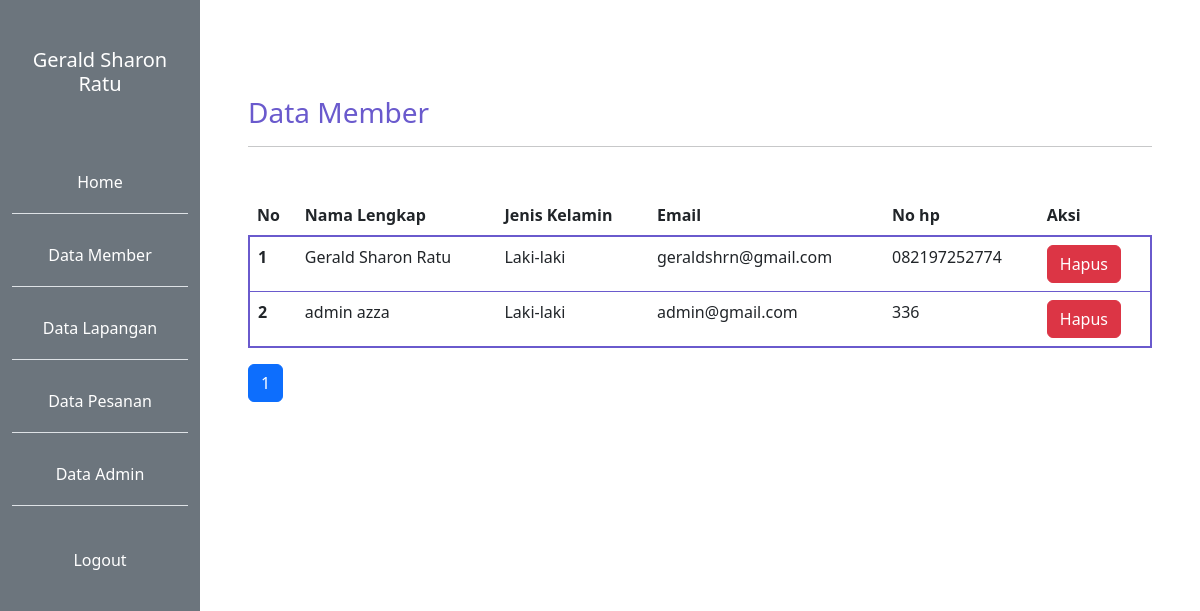
Screenshot of /admin/member.php (signed in) with the database file from the repository.
### tables this page shows
CREATE TABLE `user` (
  `id_user` int(11) NOT NULL,
  `email` varchar(50) NOT NULL,
  `password` varchar(32) NOT NULL,
  `no_handphone` varchar(20) NOT NULL,
  `jenis_kelamin` varchar(10) NOT NULL,
  `nama_lengkap` varchar(60) NOT NULL,
  `alamat` text NOT NULL,
  `foto` text NOT NULL
);

### functions.php (called while the page is built, shortened)
<?php
$conn = mysqli_connect("localhost", "root", "", "dbfutsal");
function query($query)
{
  global $conn;
  $result = mysqli_query($conn, $query);
  $rows = [];
  while ($row = mysqli_fetch_assoc($result)) {
    $rows[] = $row;
  }
  return $rows;
}

### admin/member.php (the view, shortened to what this page needs)
<?php
require "../functions.php";
$jmlHalamanPerData = 5;
$jumlahData = count(query("SELECT * FROM user"));
$jmlHalaman = ceil($jumlahData / $jmlHalamanPerData);
if (isset($_GET["halaman"])) {
  $halamanAktif = $_GET["halaman"];
} else {
  $halamanAktif = 1;
}
$awalData = ($jmlHalamanPerData * $halamanAktif) - $jmlHalamanPerData;
$member = query("SELECT * FROM user LIMIT $awalData, $jmlHalamanPerData");
?>
<!DOCTYPE html>
<html lang="en">
<head>
  <link rel="stylesheet" href="../style.css">
  <link href="https://cdn.jsdelivr.net/npm/bootstrap@5.3.0-alpha1/dist/css/bootstrap.min.css" rel="stylesheet">
</head>
<body>
  <div class="container-fluid">
    <div class="row min-vh-100">
      <div class="sidebar col-2 bg-secondary">
        <h5 style="color: #FFFFFF;" class="mt-5 judul text-center"><?= $_SESSION["username"]; ?></h5>
        <ul class="list-group list-group-flush">
          <li class="list-group-item bg-transparent"><a class="btn btn-home" style="color: #FFFFFF" href="home.php">Home</a></li>
          <li class="list-group-item bg-transparent"><a class="btn btn-member" style="color: #FFFFFF" href="member.php">Data Member</a></li>
          <li class="list-group-item bg-transparent"><a class="btn btn-lapangan" style="color: #FFFFFF" href="lapangan.php">Data Lapangan</a></li>
          <li class="list-group-item bg-transparent"><a class="btn btn-pesan" style="color: #FFFFFF" href="pesan.php">Data Pesanan</a></li>
          <li class="list-group-item bg-transparent"><a class="btn btn-admin" style="color: #FFFFFF" href="admin.php">Data Admin</a></li>
          <li class="list-group-item bg-transparent"></li>
        </ul>
        <a class="btn btn-logout" style="color: #FFFFFF" href="../logout.php" class="mt-5 btn btn-inti text-dark">Logout</a>
      </div>
      <div class="col-10 p-5 mt-5">
        <h3 style="color: #6A5ACD;" class="judul">Data Member</h3>
        <hr>
        <table class="table table-hover mt-5">
          <thead class="table-inti">
            <tr>
              <th scope="col">No</th>
              <th scope="col">Nama Lengkap</th>
              <th scope="col">Jenis Kelamin</th>
              <th scope="col">Email</th>
              <th scope="col">No hp </th>
              <th scope="col">Aksi</th>
            </tr>
          </thead>
          <form action="" method="post">
            <tbody class="text">
              <?php $i = 1; ?>
              <?php foreach ($member as $row) : ?>
                <tr>
                  <th scope="row"><?= $i; ?></th>
                  <td><?= $row["nama_lengkap"]; ?></td>
                  <td><?= $row["jenis_kelamin"]; ?></td>
                  <td><?= $row["email"]; ?></td>
                  <td><?= $row["no_handphone"]; ?></td>
                  <td>
                    <a href="./controller/hapusMember.php?id=<?= $row["id_user"]; ?>" class="btn btn-danger">Hapus</a>
                  </td>
                </tr>
                <?php $i++; ?>
              <?php endforeach; ?>
            </tbody>
          </form>
        </table>
        <ul class="pagination">
          <?php for ($i = 1; $i <= $jmlHalaman; $i++) : ?>
            <?php if ($i == $halamanAktif) : ?>
              <li class="page-item active"><a class="page-link" href="?halaman=<?= $i; ?>"><?= $i; ?></a></li>
            <?php else : ?>
              <li class="page-item "><a class="page-link" href="?halaman=<?= $i; ?>"><?= $i; ?></a></li>
            <?php endif; ?>
          <?php endfor; ?>
        </ul>
      </div>
</body>
</html>

### style.css (style rules this page uses)
:root { --primary: #6A5ACD; --hover: #6A5ACD; --bg: #eeeeee; }
.table-inti { background-color: var(--primary); }
.judul { color: var(--primary); }
.text { border: 2px solid var(--primary); border-radius: 8px; background-color: var(--bg); }
.sidebar ul { list-style: none; margin-top: 50px; }
.sidebar li { color: white; text-decoration: none; font-size: 18px; margin: 5px 0; }
.sidebar a { display: block; color: white; padding: 10px; text-decoration: none; }

### admin/member.php (style rules this page uses)
.table-inti { background-color: #6A5ACD; color: #FFFFFF; }

### rows the page displays
user: nama_lengkap "Gerald Sharon Ratu", jenis_kelamin "Laki-laki", email "geraldshrn@gmail.com", no_handphone "082197252774"
user: nama_lengkap "admin azza", jenis_kelamin "Laki-laki", email "admin@gmail.com", no_handphone "336"

### other values shown
$_SESSION["username"] "Gerald Sharon Ratu"
